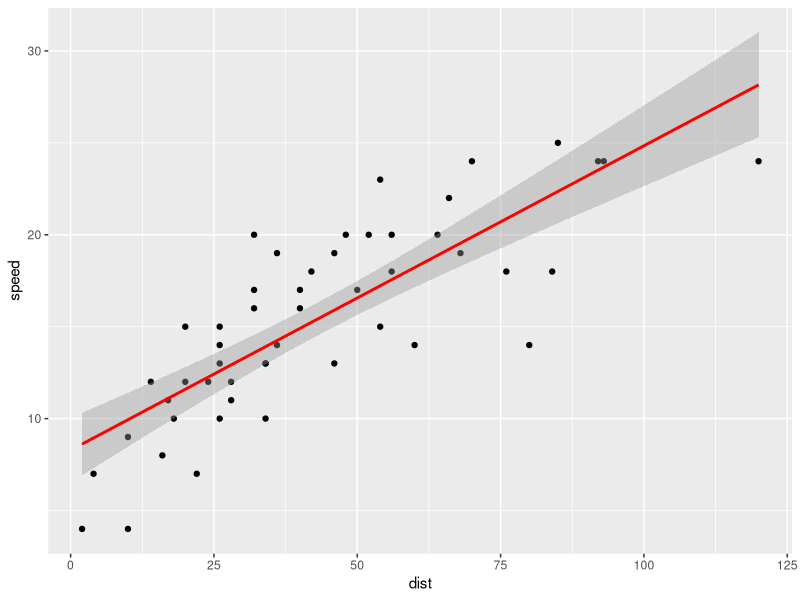

Here is the R script that generated this plot:
# Machine Learning
# Algorithm:
# A set of guidelines that describe how to perform a task

# regression
# Create Training and Test data
library(ggplot2)
set.seed(1033)
tr <- sample(1:nrow(cars),0.8* nrow(cars))
train <- cars[tr,]
test <- cars[-tr,]

# Build model on training data
lmMod <- lm(dist ~ speed, data = train)

# Predict
distPred <- predict(lmMod,test)

# Results
summary(lmMod)
AIC(lmMod)
actual_pred <- data.frame(actuals = test$dist, predicted = distPred)
mape <- mean(abs(actual_pred$predicted - actual_pred$actuals)/actual_pred$actuals)

# Plot
ggplot (cars, aes(x= dist, y = speed)) + geom_point() + 
  stat_smooth(method = 'lm',col = 'red')
